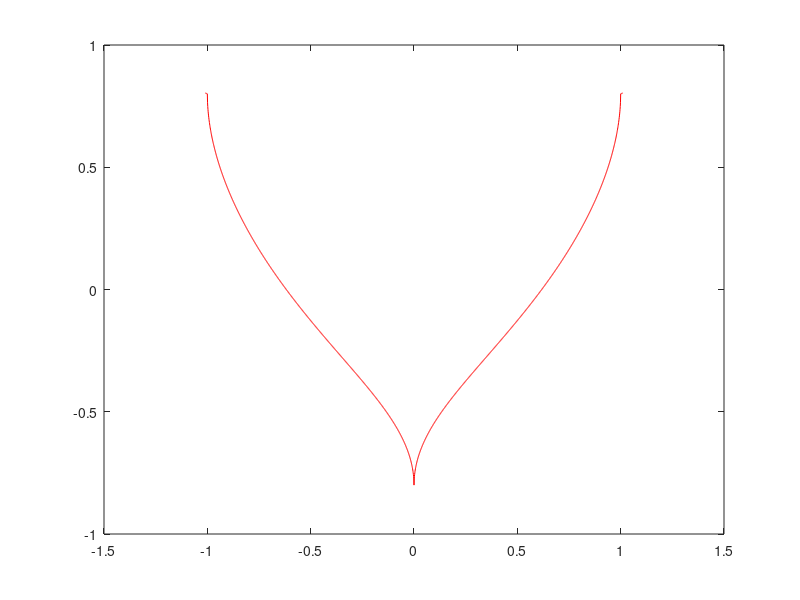

Reproduce this figure in MATLAB.
x = -1.01:.001:1.01;
y = 4/5*(sqrt(1-x.^2) + sqrt(abs(x)));
z = 4/5*(-sqrt(1-x.^2) + sqrt(abs(x)));
plot(x,y,'r'); 
plot(x,z,'r'); 

	
